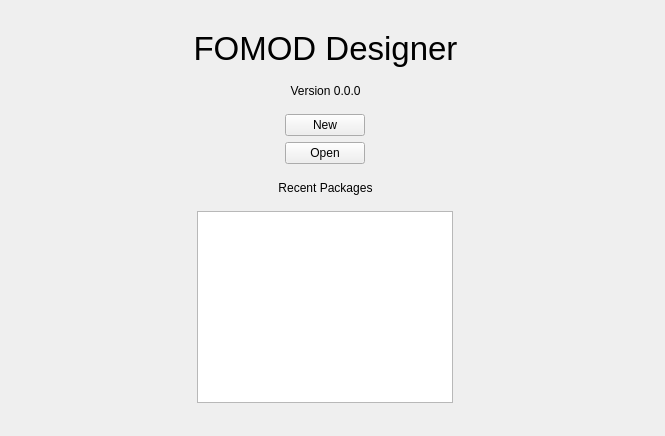
<?xml version="1.0" encoding="UTF-8"?>
<ui version="4.0">
 <class>MainWindow</class>
 <widget class="QMainWindow" name="MainWindow">
  <property name="geometry">
   <rect>
    <x>0</x>
    <y>0</y>
    <width>665</width>
    <height>436</height>
   </rect>
  </property>
  <property name="windowTitle">
   <string>MainWindow</string>
  </property>
  <widget class="QWidget" name="centralwidget">
   <widget class="QWidget" name="">
    <property name="geometry">
     <rect>
      <x>130</x>
      <y>30</y>
      <width>391</width>
      <height>373</height>
     </rect>
    </property>
    <layout class="QVBoxLayout" name="verticalLayout">
     <item>
      <widget class="QLabel" name="title">
       <property name="font">
        <font>
         <pointsize>25</pointsize>
        </font>
       </property>
       <property name="text">
        <string notr="true">FOMOD Designer</string>
       </property>
       <property name="alignment">
        <set>Qt::AlignCenter</set>
       </property>
       <property name="wordWrap">
        <bool>false</bool>
       </property>
      </widget>
     </item>
     <item>
      <widget class="QLabel" name="label">
       <property name="text">
        <string>Version 0.0.0</string>
       </property>
       <property name="alignment">
        <set>Qt::AlignCenter</set>
       </property>
      </widget>
     </item>
     <item alignment="Qt::AlignHCenter">
      <widget class="QPushButton" name="pushButton">
       <property name="sizePolicy">
        <sizepolicy hsizetype="Fixed" vsizetype="Fixed">
         <horstretch>0</horstretch>
         <verstretch>0</verstretch>
        </sizepolicy>
       </property>
       <property name="autoFillBackground">
        <bool>false</bool>
       </property>
       <property name="text">
        <string>New</string>
       </property>
      </widget>
     </item>
     <item alignment="Qt::AlignHCenter">
      <widget class="QPushButton" name="pushButton_2">
       <property name="sizePolicy">
        <sizepolicy hsizetype="Fixed" vsizetype="Fixed">
         <horstretch>0</horstretch>
         <verstretch>0</verstretch>
        </sizepolicy>
       </property>
       <property name="text">
        <string>Open</string>
       </property>
      </widget>
     </item>
     <item>
      <widget class="QLabel" name="label_2">
       <property name="sizePolicy">
        <sizepolicy hsizetype="Preferred" vsizetype="Preferred">
         <horstretch>0</horstretch>
         <verstretch>0</verstretch>
        </sizepolicy>
       </property>
       <property name="text">
        <string>Recent Packages</string>
       </property>
       <property name="alignment">
        <set>Qt::AlignCenter</set>
       </property>
      </widget>
     </item>
     <item alignment="Qt::AlignHCenter">
      <widget class="QListWidget" name="listWidget">
       <property name="sizePolicy">
        <sizepolicy hsizetype="Fixed" vsizetype="Fixed">
         <horstretch>0</horstretch>
         <verstretch>0</verstretch>
        </sizepolicy>
       </property>
      </widget>
     </item>
    </layout>
   </widget>
  </widget>
 </widget>
 <resources/>
 <connections/>
</ui>
